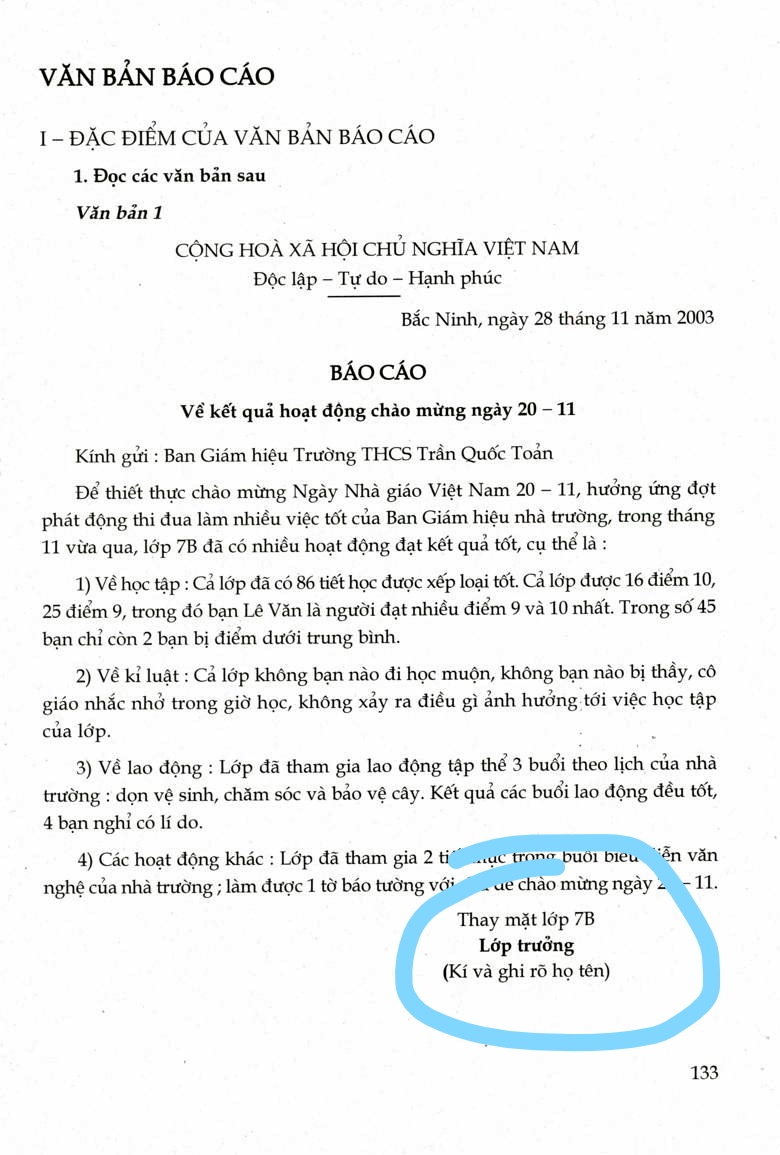
#> input picture Data/vanban.jpg, 780 x 1155 px, found by its file name
$ python Tesseract.py
#> lines starting #> are read from the running program, lines starting #| are printed output that depends on the picture; after the words box and inside, x2 and y2 are one past the last pixel; in counts of white or black regions, pixels touching at a corner belong together
import pytesseract
import cv2
import numpy as np
img = cv2.imread('C:/Users/ABC/Desktop/New folder/TDAI/Data/vanban.jpg')
#> img is the input picture: shape (1155, 780, 3); mean B, G, R 242.2, 241.8, 240.3

def get_grayscale(image):
    return cv2.cvtColor(image, cv2.COLOR_BGR2GRAY)

def remove_noise(image):
    return cv2.medianBlur(image, 5)

def thresholding(image):
    return cv2.threshold(image, 0, 255, cv2.THRESH_BINARY + cv2.THRESH_OTSU)[1]
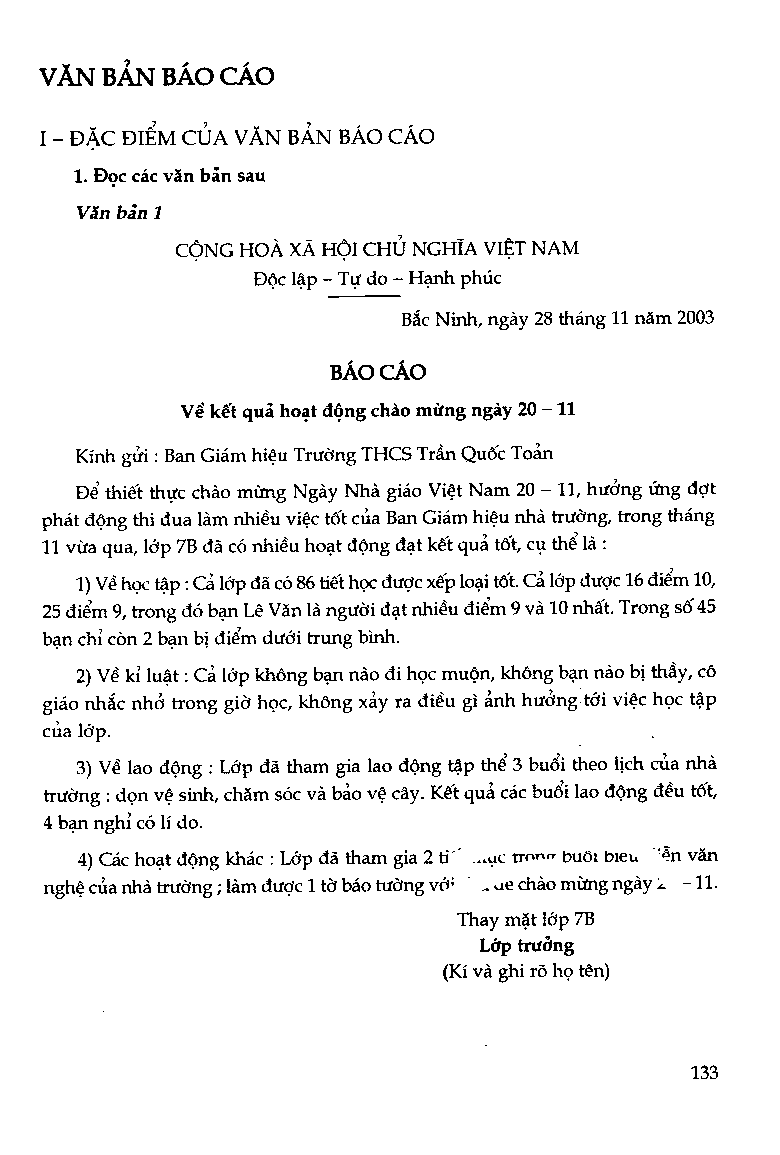
#> returned value: shape (1155, 780); 94.8% white; black in thin lines or dots, all inside (x1, y1, x2, y2) = (39, 59, 718, 1079)

def dilate(image):
    kernel = np.ones((5, 5), np.uint8)
    return cv2.dilate(image, kernel, iteration=1)

def erode(image):
    kernel = np.ones((5, 5), np.uint8)
    return cv2.erode(image, kernel, iteration=1)

def opening(image):
    kernel = np.ones((5, 5), np.uint8)
    return cv2.morphologyEx(image, cv2.MORPH_OPEN, kernel)
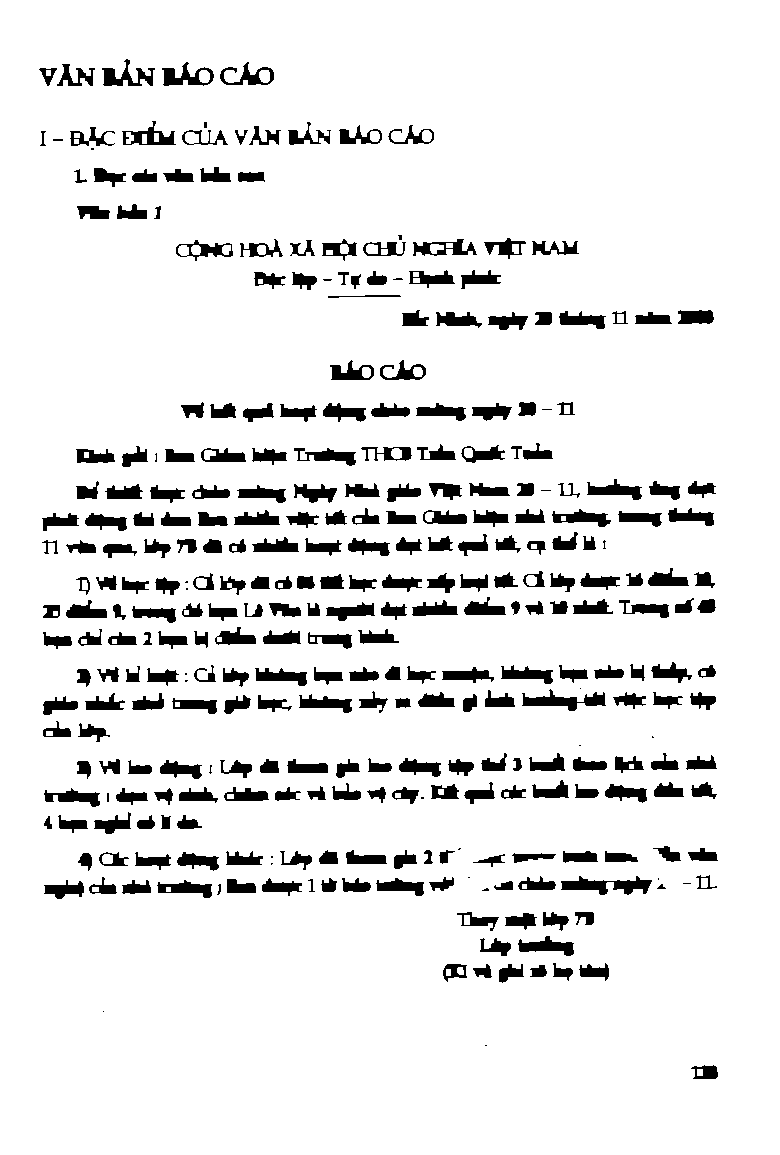
#> returned value: shape (1155, 780); 90.8% white; 323 black regions (28 under 20 px), largest, box (x1, y1, x2, y2) and area: (561, 876, 652, 895) 871, (522, 689, 606, 711) 782, (102, 59, 155, 86) 589

def canny(image):
    return cv2.Canny(image, 100, 200)
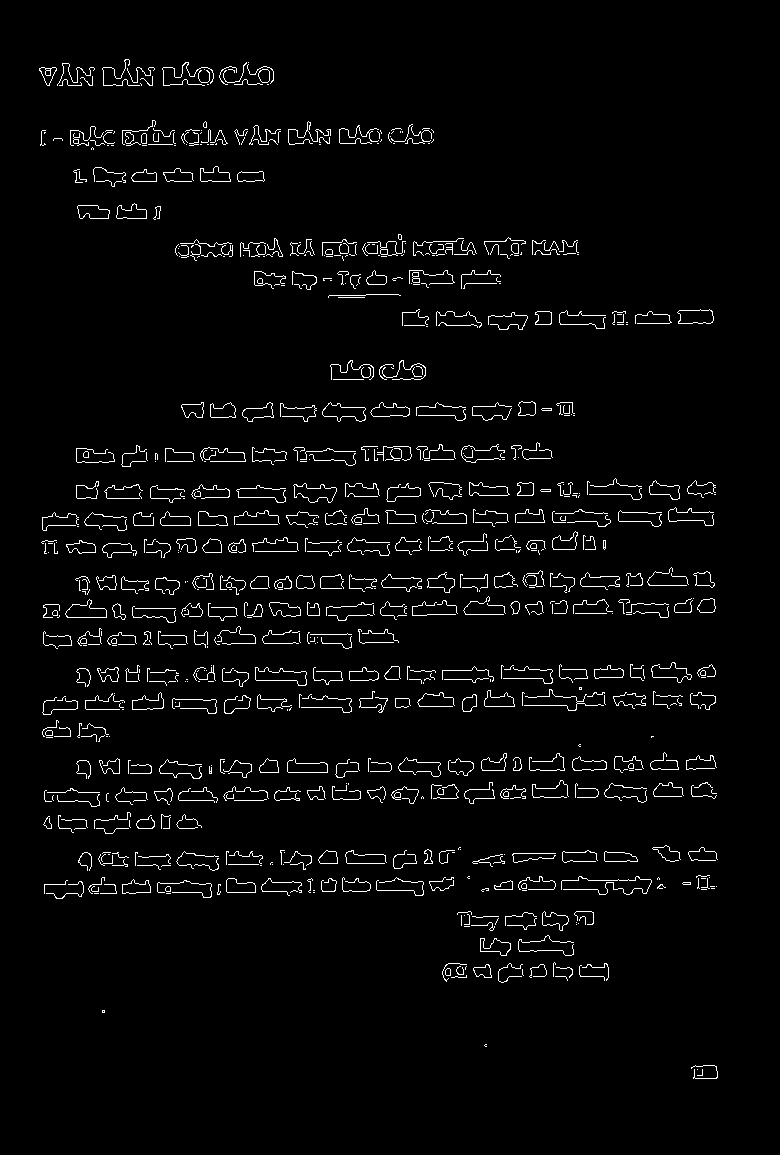
#> returned value: shape (1155, 780); 3% white in thin lines or dots, all inside (x1, y1, x2, y2) = (39, 59, 718, 1079)

def deskew(image):
    coords = np.column_stack(np.where(image > 0))
    angle = cv2.minAreaRect(coords)[-1]
    if angle < -45:
       angle = -(90 + angle)
    else:
       angle = -angle
    (h, w) = image.shape[:2]
    center = (w // 2, h // 2)
    M = cv2.getRotationMatrix2D(center, angle, 1.0)
    rotated = cv2.warpAffine(image, M, (w, h), flags=cv2.INTER_CUBIC, borderMode=cv2.BORDER_REPLICATE)
    return rotated

def match_template(image, template):
    return cv2.matchTemplate(image, template, cv2.TM_CCOEFF_NORMED)

gray = get_grayscale(img)
thres = thresholding(gray)
open = opening(thres)
canny = canny(open)
# [8 lines of commented-out code are left out]

custom_config = r'--oem 3 --psm 6 lang = vi'
pytesseract.pytesseract.tesseract_cmd = r'C:\Program Files\Tesseract-OCR\tesseract.exe'
print(pytesseract.image_to_string(gray, config=custom_config))
#> (this line was passed over: pytesseract is not available in this run)
